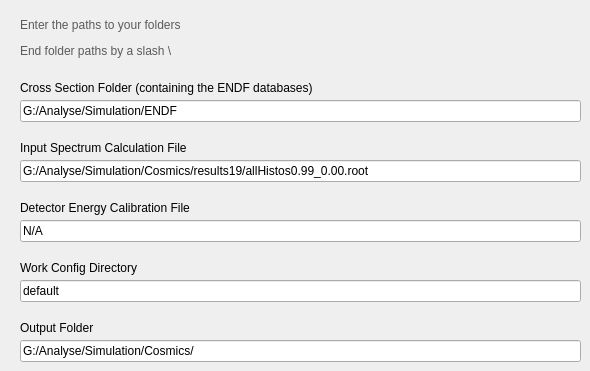
    <widget class="QWidget" name="tab_5">
     <attribute name="title">
      <string>Folders</string>
     </attribute>
     <widget class="QLineEdit" name="lineEdit_DetectorFile">
      <property name="enabled">
       <bool>true</bool>
      </property>
      <property name="geometry">
       <rect>
        <x>20</x>
        <y>220</y>
        <width>561</width>
        <height>22</height>
       </rect>
      </property>
      <property name="autoFillBackground">
       <bool>false</bool>
      </property>
      <property name="text">
       <string>N/A</string>
      </property>
     </widget>
     <widget class="QLabel" name="label_15">
      <property name="geometry">
       <rect>
        <x>20</x>
        <y>80</y>
        <width>311</width>
        <height>16</height>
       </rect>
      </property>
      <property name="text">
       <string>Cross Section Folder (containing the ENDF databases)</string>
      </property>
     </widget>
     <widget class="QLineEdit" name="lineEdit_WorkFolder">
      <property name="geometry">
       <rect>
        <x>20</x>
        <y>280</y>
        <width>561</width>
        <height>22</height>
       </rect>
      </property>
      <property name="text">
       <string>default</string>
      </property>
     </widget>
     <widget class="QLineEdit" name="lineEdit_OutputFolder">
      <property name="geometry">
       <rect>
        <x>20</x>
        <y>340</y>
        <width>561</width>
        <height>22</height>
       </rect>
      </property>
      <property name="text">
       <string>G:/Analyse/Simulation/Cosmics/</string>
      </property>
     </widget>
     <widget class="QLabel" name="label_25">
      <property name="geometry">
       <rect>
        <x>20</x>
        <y>200</y>
        <width>271</width>
        <height>16</height>
       </rect>
      </property>
      <property name="text">
       <string>Detector Energy Calibration File</string>
      </property>
     </widget>
     <widget class="QLabel" name="label_17">
      <property name="geometry">
       <rect>
        <x>20</x>
        <y>320</y>
        <width>131</width>
        <height>16</height>
       </rect>
      </property>
      <property name="text">
       <string>Output Folder</string>
      </property>
     </widget>
     <widget class="QLineEdit" name="lineEdit_CrosssectionFolder">
      <property name="geometry">
       <rect>
        <x>20</x>
        <y>100</y>
        <width>561</width>
        <height>22</height>
       </rect>
      </property>
      <property name="text">
       <string>G:/Analyse/Simulation/ENDF</string>
      </property>
     </widget>
     <widget class="QLabel" name="label_16">
      <property name="geometry">
       <rect>
        <x>20</x>
        <y>140</y>
        <width>451</width>
        <height>16</height>
       </rect>
      </property>
      <property name="text">
       <string>Input Spectrum Calculation File</string>
      </property>
     </widget>
     <widget class="QLabel" name="label_30">
      <property name="geometry">
       <rect>
        <x>20</x>
        <y>260</y>
        <width>151</width>
        <height>16</height>
       </rect>
      </property>
      <property name="text">
       <string>Work Config Directory</string>
      </property>
     </widget>
     <widget class="QLineEdit" name="lineEdit_InputSpectrumFolder">
      <property name="geometry">
       <rect>
        <x>20</x>
        <y>160</y>
        <width>561</width>
        <height>22</height>
       </rect>
      </property>
      <property name="text">
       <string>G:/Analyse/Simulation/Cosmics/results19/allHistos0.99_0.00.root</string>
      </property>
     </widget>
     <widget class="QLabel" name="label_33">
      <property name="geometry">
       <rect>
        <x>20</x>
        <y>18</y>
        <width>511</width>
        <height>51</height>
       </rect>
      </property>
      <property name="text">
       <string>&lt;html&gt;&lt;head/&gt;&lt;body&gt;&lt;p&gt;&lt;span style=&quot; color:#5a5a5a;&quot;&gt;Enter the paths to your folders&lt;/span&gt;&lt;/p&gt;&lt;p&gt;&lt;span style=&quot; color:#5a5a5a;&quot;&gt;End folder paths by a slash \&lt;/span&gt;&lt;/p&gt;&lt;/body&gt;&lt;/html&gt;</string>
      </property>
      <property name="alignment">
       <set>Qt::AlignLeading|Qt::AlignLeft|Qt::AlignTop</set>
      </property>
      <property name="wordWrap">
       <bool>true</bool>
      </property>
     </widget>
    </widget>
